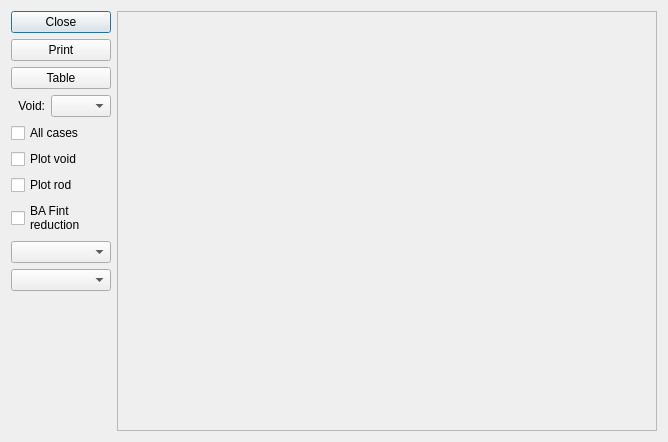
<?xml version="1.0" encoding="UTF-8"?>
<ui version="4.0">
 <class>BirdPlot</class>
 <widget class="QDialog" name="BirdPlot">
  <property name="geometry">
   <rect>
    <x>0</x>
    <y>0</y>
    <width>668</width>
    <height>440</height>
   </rect>
  </property>
  <property name="windowTitle">
   <string>Plot Window</string>
  </property>
  <layout class="QHBoxLayout" name="horizontalLayout">
   <item>
    <layout class="QVBoxLayout">
     <item>
      <widget class="QPushButton" name="closeButton">
       <property name="maximumSize">
        <size>
         <width>100</width>
         <height>16777215</height>
        </size>
       </property>
       <property name="text">
        <string>Close</string>
       </property>
       <property name="icon">
        <iconset resource="../CuteBird.qrc">
         <normaloff>:/images/stock-stop.png</normaloff>:/images/stock-stop.png</iconset>
       </property>
      </widget>
     </item>
     <item>
      <widget class="QPushButton" name="printButton">
       <property name="maximumSize">
        <size>
         <width>100</width>
         <height>16777215</height>
        </size>
       </property>
       <property name="text">
        <string>Print</string>
       </property>
       <property name="icon">
        <iconset resource="../CuteBird.qrc">
         <normaloff>:/images/stock-print.png</normaloff>:/images/stock-print.png</iconset>
       </property>
      </widget>
     </item>
     <item>
      <widget class="QPushButton" name="openTabButton">
       <property name="maximumSize">
        <size>
         <width>100</width>
         <height>16777215</height>
        </size>
       </property>
       <property name="text">
        <string>Table</string>
       </property>
       <property name="icon">
        <iconset resource="../CuteBird.qrc">
         <normaloff>:/images/stock-save.png</normaloff>:/images/stock-save.png</iconset>
       </property>
      </widget>
     </item>
     <item>
      <layout class="QHBoxLayout">
       <item>
        <widget class="QLabel" name="voidLabel">
         <property name="maximumSize">
          <size>
           <width>16777215</width>
           <height>16777215</height>
          </size>
         </property>
         <property name="text">
          <string>Void:</string>
         </property>
         <property name="alignment">
          <set>Qt::AlignRight|Qt::AlignTrailing|Qt::AlignVCenter</set>
         </property>
        </widget>
       </item>
       <item>
        <widget class="QComboBox" name="voidItem">
         <property name="maximumSize">
          <size>
           <width>60</width>
           <height>16777215</height>
          </size>
         </property>
        </widget>
       </item>
      </layout>
     </item>
     <item>
      <widget class="QCheckBox" name="plotAllCaseItem">
       <property name="text">
        <string>All cases</string>
       </property>
      </widget>
     </item>
     <item>
      <widget class="QCheckBox" name="plotVoidItem">
       <property name="text">
        <string>Plot void</string>
       </property>
      </widget>
     </item>
     <item>
      <widget class="QCheckBox" name="plotMarkedRod">
       <property name="text">
        <string>Plot rod</string>
       </property>
      </widget>
     </item>
     <item>
      <widget class="QCheckBox" name="plotBAFintRules">
       <property name="text">
        <string>BA Fint
reduction</string>
       </property>
      </widget>
     </item>
     <item>
      <widget class="QComboBox" name="plotXSItem">
       <property name="maximumSize">
        <size>
         <width>100</width>
         <height>16777215</height>
        </size>
       </property>
      </widget>
     </item>
     <item>
      <widget class="QComboBox" name="plotTypeItem">
       <property name="maximumSize">
        <size>
         <width>100</width>
         <height>16777215</height>
        </size>
       </property>
      </widget>
     </item>
     <item>
      <spacer>
       <property name="orientation">
        <enum>Qt::Vertical</enum>
       </property>
       <property name="sizeHint" stdset="0">
        <size>
         <width>20</width>
         <height>40</height>
        </size>
       </property>
      </spacer>
     </item>
    </layout>
   </item>
   <item>
    <widget class="QFrame" name="plotFrame">
     <property name="frameShape">
      <enum>QFrame::StyledPanel</enum>
     </property>
     <property name="frameShadow">
      <enum>QFrame::Sunken</enum>
     </property>
     <property name="lineWidth">
      <number>2</number>
     </property>
     <property name="midLineWidth">
      <number>2</number>
     </property>
     <layout class="QVBoxLayout" name="verticalLayout">
      <property name="spacing">
       <number>-1</number>
      </property>
      <property name="margin">
       <number>9</number>
      </property>
      <item>
       <widget class="Plotter" name="plotter" native="true">
        <property name="minimumSize">
         <size>
          <width>520</width>
          <height>400</height>
         </size>
        </property>
       </widget>
      </item>
     </layout>
    </widget>
   </item>
  </layout>
 </widget>
 <customwidgets>
  <customwidget>
   <class>Plotter</class>
   <extends>QWidget</extends>
   <header>casPlotter.h</header>
  </customwidget>
 </customwidgets>
 <resources>
  <include location="../CuteBird.qrc"/>
 </resources>
 <connections/>
</ui>
